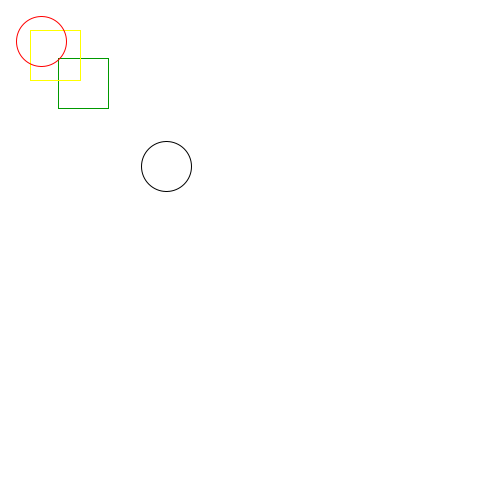
Frame 1 (no input)
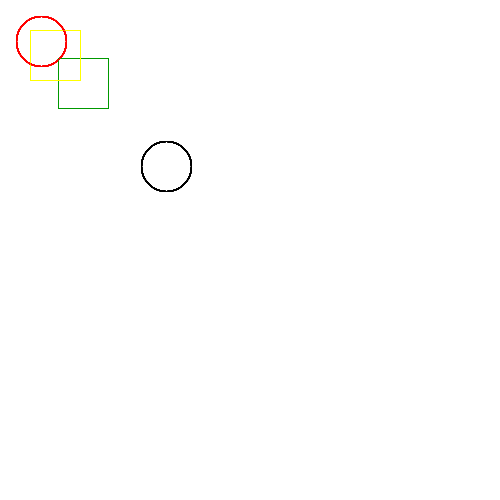
Frame 60 (the mouse pressed at the canvas centre just before this capture)
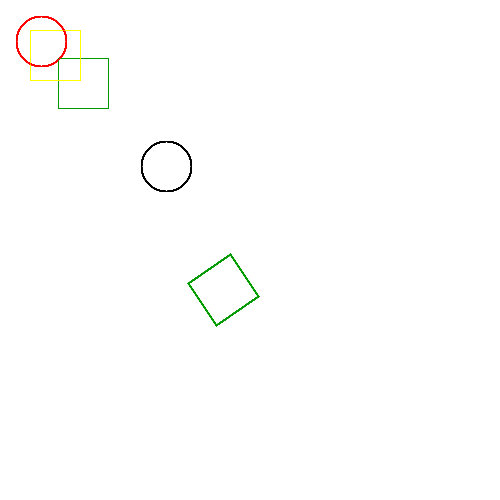
Frame 120 (the mouse held since frame 60 and released just before this capture)

The Processing sketch that drew these frames (run headless with seeded random() and noise(); from frame 60 on, the mouse is pressed at the canvas centre):

// Processing sketch: processing_142617
// ── processing_142617.pde

void setup() {
  size (500, 500);
  background(255);
  noFill();
}

void draw()
{
  pushMatrix();
  translate(height/3, width/3);
  rotate(mouseY*2.0);
  ellipseMode(CENTER);
  noFill();
  stroke(0, 0, 0);
  ellipse(mouseY, 0, 50, 50);
  popMatrix();
  resetMatrix();

  pushMatrix();
  translate(height/6, width/6);
  rotate(mouseX*4.0);
  rectMode(CENTER);
  noFill();
  stroke(0, 153, 0);
  rect(mouseX, 0, 50, 50);
  popMatrix();
  resetMatrix();

  pushMatrix();
  translate(height/9, width/9);
  rotate(mouseX*8.0);
  rectMode(CENTER);
  noFill();
  stroke(255, 255, 0);
  rect(mouseX, 0, 50, 50);
  popMatrix();
  resetMatrix();
  
  pushMatrix();
  translate(height/12, width/12);
  rotate(mouseY*16.0);
  ellipseMode(CENTER);
  noFill();
  stroke(255, 0, 0);
  ellipse(mouseY, 0, 50, 50);
  popMatrix();
  resetMatrix();
}
